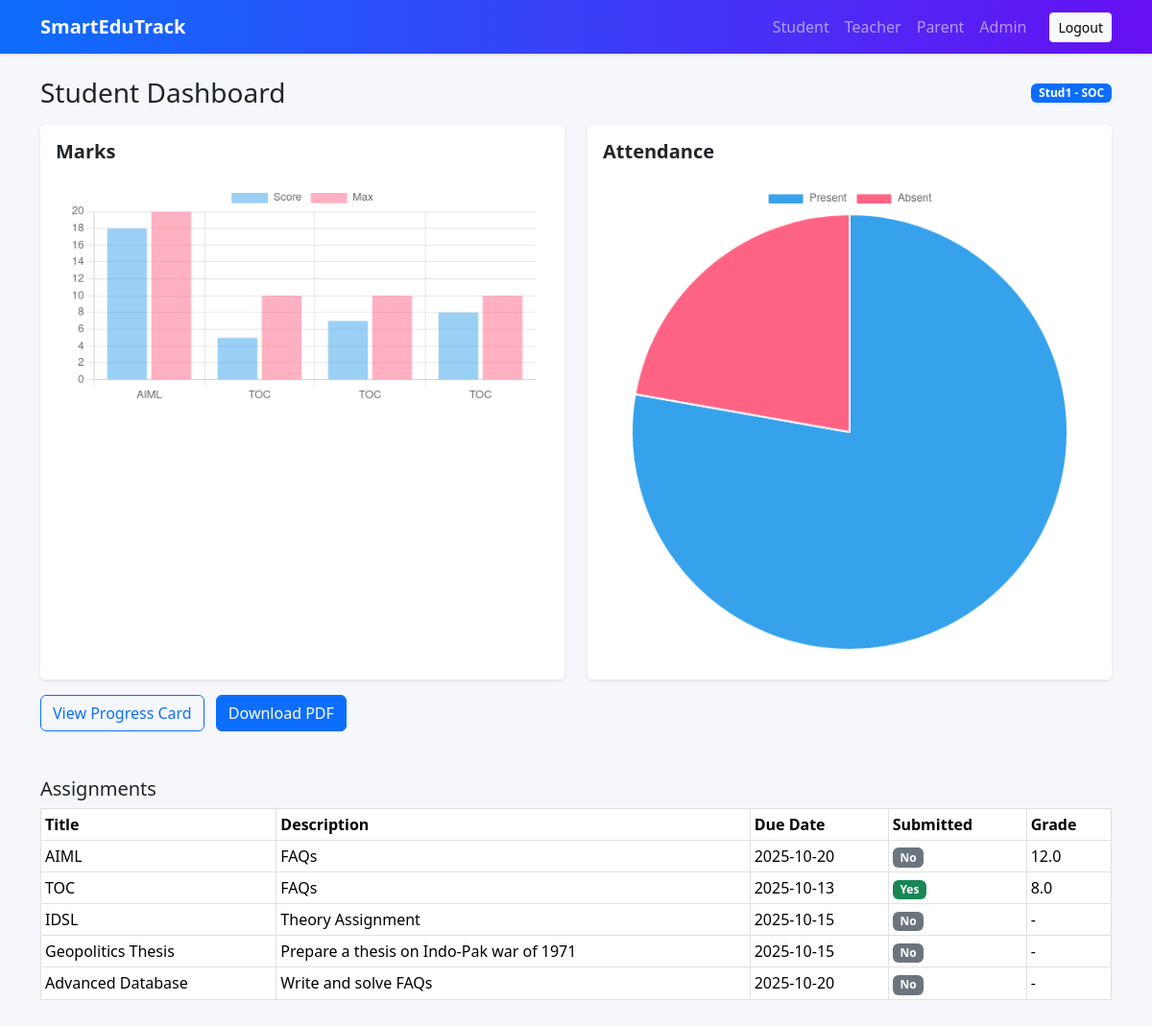
/dashboard/student (signed in), run on the app's committed database.
### app/models.py (models this page shows)
class Student(db.Model):
    id = db.Column(db.Integer, primary_key=True)
    user_id = db.Column(db.Integer, db.ForeignKey("user.id"), nullable=False)
    name = db.Column(db.String(120), nullable=False)
    email = db.Column(db.String(120), unique=True)
    contact = db.Column(db.String(30))
    parent_name = db.Column(db.String(120))
    parent_email = db.Column(db.String(120))
    parent_contact = db.Column(db.String(30))
    class_name = db.Column(db.String(50), nullable=False)
    division = db.Column(db.String(20), nullable=False, default='Div1')
    roll_no = db.Column(db.Integer)
    marks = db.relationship("Mark", backref="student", lazy=True, cascade="all, delete-orphan")
    attendance = db.relationship("Attendance", backref="student", lazy=True, cascade="all, delete-orphan")
    assignments = db.relationship("Assignment", backref="student", lazy=True, cascade="all, delete-orphan")

class Assignment(db.Model):
    id = db.Column(db.Integer, primary_key=True)
    student_id = db.Column(db.Integer, db.ForeignKey("student.id"), nullable=False)
    title = db.Column(db.String(200), nullable=False)
    description = db.Column(db.Text)
    submitted = db.Column(db.Boolean, default=False)
    score = db.Column(db.Float)
    max_score = db.Column(db.Float, default=100.0)
    due_date = db.Column(db.Date)

### app/routes.py (the view)
@bp.route('/dashboard/student')
@login_required
def dashboard_student():
    if current_user.role != 'student':
        return redirect(url_for('main.index'))
    student = current_user.student_profile
    marks = Mark.query.filter_by(student_id=student.id).all()
    attendance = Attendance.query.filter_by(student_id=student.id).all()
    assignments = Assignment.query.filter_by(student_id=student.id).all()
    marks_data = [{
        "subject": m.subject,
        "score": m.score,
        "max": m.max_score
    } for m in marks]
    attendance_data = [{
        "date": (a.date.isoformat() if hasattr(a.date, 'isoformat') else str(a.date)),
        "status": a.status
    } for a in attendance]
    return render_template(
        'dashboard_student.html',
        student=student,
        marks_data=marks_data,
        attendance_data=attendance_data,
        assignments=assignments
    )

### app/models.py (called while the page is built)
@login_manager.user_loader
def load_user(user_id):
    return User.query.get(int(user_id))

### app/templates/dashboard_student.html (shortened to what this page needs)
{% extends 'base.html' %}
{% block content %}
<div class="d-flex justify-content-between align-items-center mb-3">
  <h3 class="mb-0">Student Dashboard</h3>
  <span class="badge bg-primary">{{ student.name }} - {{ student.class_name }}</span>
</div>
<div class="row g-4">
  <div class="col-md-6">
    <div class="card shadow-sm h-100">
      <div class="card-body">
        <h5 class="card-title">Marks</h5>
        <canvas id="marksChart"></canvas>
      </div>
    </div>
  </div>
  <div class="col-md-6">
    <div class="card shadow-sm h-100">
      <div class="card-body">
        <h5 class="card-title">Attendance</h5>
        <canvas id="attendanceChart"></canvas>
      </div>
    </div>
  </div>
</div>
<script>
  const marks = {{ marks_data | tojson }};
  const subjects = marks.map(m => m.subject);
  const scores = marks.map(m => m.score);
  const maxes = marks.map(m => m.max);
  new Chart(document.getElementById('marksChart'), {
    type: 'bar',
    data: { labels: subjects, datasets: [ { label: 'Score', data: scores }, { label: 'Max', data: maxes } ] },
  });
  const attendance = {{ attendance_data | tojson }};
  const present = attendance.filter(a => a.status === 'Present').length;
  const absent = attendance.filter(a => a.status === 'Absent').length;
  new Chart(document.getElementById('attendanceChart'), {
    type: 'pie',
    data: { labels: ['Present', 'Absent'], datasets: [ { data: [present, absent] } ] },
  });
  const avgPercent = scores.length ? (scores.reduce((a,b)=>a+b,0) / maxes.reduce((a,b)=>a+b,0)) * 100 : 100;
  window.notifyLowPerformance(avgPercent);
</script>
<div class="mt-3">
  <a href="/progress-card/{{ student.id }}" class="btn btn-outline-primary me-2">View Progress Card</a>
  <a href="/progress-card/{{ student.id }}/pdf" class="btn btn-primary">Download PDF</a>
 </div>
<div class="mt-5">
  <h5>Assignments</h5>
  <table class="table table-sm table-bordered table-hover">
    <thead>
      <tr>
        <th>Title</th>
        <th>Description</th>
        <th>Due Date</th>
        <th>Submitted</th>
        <th>Grade</th>
      </tr>
    </thead>
    <tbody>
      {% for a in assignments %}
        <tr>
          <td>{{ a.title }}</td>
          <td>{{ a.description or '-' }}</td>
          <td>{{ a.due_date or '-' }}</td>
          <td>{% if a.submitted %}<span class="badge bg-success">Yes</span>{% else %}<span class="badge bg-secondary">No</span>{% endif %}</td>
          <td>{% if a.score is not none %}{{ a.score }}{% else %}-{% endif %}</td>
        </tr>
      {% endfor %}
    </tbody>
  </table>
</div>
{% endblock %}

### app/templates/base.html (shortened to what this page needs)
<!DOCTYPE html>
<html lang="en">
<head>
    <link href="https://cdn.jsdelivr.net/npm/bootstrap@5.3.3/dist/css/bootstrap.min.css" rel="stylesheet">
    <link rel="stylesheet" href="{{ url_for('static', filename='css/styles.css') }}">
</head>
<body>
<nav class="navbar navbar-expand-lg navbar-dark shadow-sm" style="background: linear-gradient(90deg,#0d6efd,#6610f2);">
  <div class="container">
    <a class="navbar-brand fw-bold" href="/">SmartEduTrack</a>
    <div id="navMenu" class="collapse navbar-collapse">
      <ul class="navbar-nav ms-auto align-items-lg-center">
        {% if current_user.is_authenticated %}
        <li class="nav-item"><a class="nav-link" href="/dashboard/student">Student</a></li>
        <li class="nav-item"><a class="nav-link" href="/dashboard/teacher">Teacher</a></li>
        <li class="nav-item"><a class="nav-link" href="/dashboard/parent">Parent</a></li>
        <li class="nav-item"><a class="nav-link" href="/dashboard/admin">Admin</a></li>
        <li class="nav-item ms-lg-3"><a class="btn btn-light btn-sm" href="/logout">Logout</a></li>
        {% else %}
        <li class="nav-item"><a class="nav-link" href="/login">Login</a></li>
        <li class="nav-item ms-lg-2"><a class="btn btn-outline-light btn-sm" href="/register">Register</a></li>
        {% endif %}
      </ul>
    </div>
  </div>
  </nav>
<div class="container py-4">
    {% block content %}{% endblock %}
</div>
</body>
</html>

### app/static/css/styles.css (style rules this page uses)
body { background-color: #f5f7fb; }
canvas { background: #fff; padding: 14px; border-radius: 12px; }
.card { border: 0; }
.card-title { font-weight: 600; }

### data on the page
Student: name "Stud1", class_name "SOC"
Assignment: title "AIML", description "FAQs", due_date "2025-10-20", submitted "No", score "12.0"
Assignment: title "TOC", description "FAQs", due_date "2025-10-13", submitted "Yes", score "8.0"
Assignment: title "IDSL", description "Theory Assignment", due_date "2025-10-15", submitted "No"
Assignment: title "Geopolitics Thesis", description "Prepare a thesis on Indo-Pak war of 1971", due_date "2025-10-15", submitted "No"
Assignment: title "Advanced Database", description "Write and solve FAQs", due_date "2025-10-20", submitted "No"

### other printed values
chart data {{ marks_data | tojson }} [{"max": 20.0, "score": 18.0, "subject": "AIML"}, {"max": 10.0, "score": 5.0, "subject": "TOC"}, {"max": 10.0, "score": 7.0, "subject": "TOC"}, {"max": 10.0, "score": 8.0, "subject": "TOC"}]
